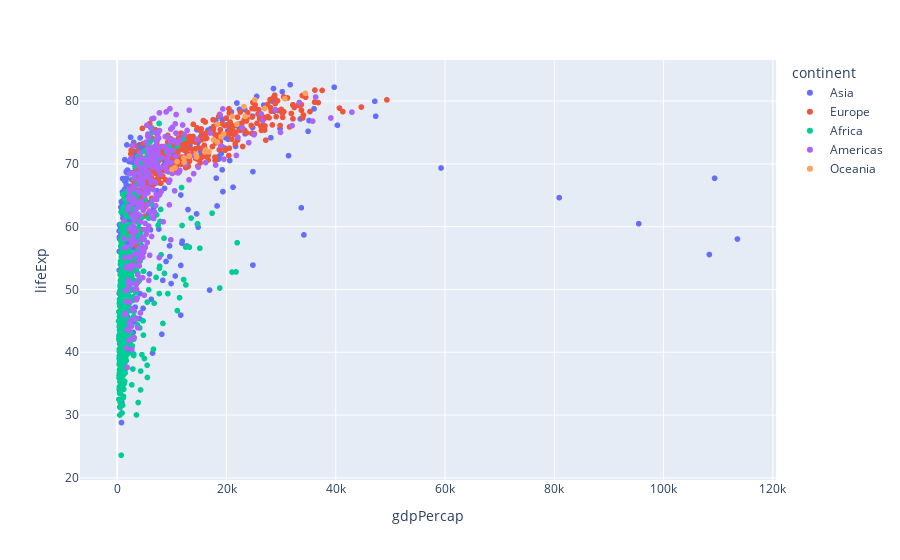

Notebook code cell kept with this figure:
### Code cell
px.scatter(df, x = 'gdpPercap', y = 'lifeExp', color = 'continent', hover_name = 'country')

### Figure 1 — Plotly figure (JSON) as saved in the notebook; plotly's stock layout.template omitted (floating-point values rounded to 4 significant figures; data arrays with more than 128 entries replaced by an {"elided": "..."} marker saying what was removed)
{"data": [{"hovertemplate": "<b>%{hovertext}</b><br><br>continent=Asia<br>gdpPercap=%{x}<br>lifeExp=%{y}<extra></extra>", "hovertext": {"elided": "396 str values"}, "legendgroup": "Asia", "marker": {"color": "#636efa", "symbol": "circle"}, "mode": "markers", "name": "Asia", "showlegend": true, "type": "scattergl", "x": {"elided": "396 float values"}, "xaxis": "x", "y": {"elided": "396 float values"}, "yaxis": "y"}, {"hovertemplate": "<b>%{hovertext}</b><br><br>continent=Europe<br>gdpPercap=%{x}<br>lifeExp=%{y}<extra></extra>", "hovertext": {"elided": "360 str values"}, "legendgroup": "Europe", "marker": {"color": "#EF553B", "symbol": "circle"}, "mode": "markers", "name": "Europe", "showlegend": true, "type": "scattergl", "x": {"elided": "360 float values"}, "xaxis": "x", "y": {"elided": "360 float values"}, "yaxis": "y"}, {"hovertemplate": "<b>%{hovertext}</b><br><br>continent=Africa<br>gdpPercap=%{x}<br>lifeExp=%{y}<extra></extra>", "hovertext": {"elided": "624 str values"}, "legendgroup": "Africa", "marker": {"color": "#00cc96", "symbol": "circle"}, "mode": "markers", "name": "Africa", "showlegend": true, "type": "scattergl", "x": {"elided": "624 float values"}, "xaxis": "x", "y": {"elided": "624 float values"}, "yaxis": "y"}, {"hovertemplate": "<b>%{hovertext}</b><br><br>continent=Americas<br>gdpPercap=%{x}<br>lifeExp=%{y}<extra></extra>", "hovertext": {"elided": "300 str values"}, "legendgroup": "Americas", "marker": {"color": "#ab63fa", "symbol": "circle"}, "mode": "markers", "name": "Americas", "showlegend": true, "type": "scattergl", "x": {"elided": "300 float values"}, "xaxis": "x", "y": {"elided": "300 float values"}, "yaxis": "y"}, {"hovertemplate": "<b>%{hovertext}</b><br><br>continent=Oceania<br>gdpPercap=%{x}<br>lifeExp=%{y}<extra></extra>", "hovertext": ["Australia", "Australia", "Australia", "Australia", "Australia", "Australia", "Australia", "Australia", "Australia", "Australia", "Australia", "Australia", "New Zealand", "New Zealand", "New Zealand", "New Zealand", "New Zealand", "New Zealand", "New Zealand", "New Zealand", "New Zealand", "New Zealand", "New Zealand", "New Zealand"], "legendgroup": "Oceania", "marker": {"color": "#FFA15A", "symbol": "circle"}, "mode": "markers", "name": "Oceania", "showlegend": true, "type": "scattergl", "x": [10040.0, 10950.0, 12220.0, 14530.0, 16790.0, 18330.0, 19480.0, 21890.0, 23420.0, 27000.0, 30690.0, 34440.0, 10560.0, 12250.0, 13180.0, 14460.0, 16050.0, 16230.0, 17630.0, 19010.0, 18360.0, 21050.0, 23190.0, 25190.0], "xaxis": "x", "y": [69.12, 70.33, 70.93, 71.1, 71.93, 73.49, 74.74, 76.32, 77.56, 78.83, 80.37, 81.23, 69.39, 70.26, 71.24, 71.52, 71.89, 72.22, 73.84, 74.32, 76.33, 77.55, 79.11, 80.2], "yaxis": "y"}], "layout": {"legend": {"title": {"text": "continent"}, "tracegroupgap": 0}, "margin": {"t": 60}, "xaxis": {"anchor": "y", "domain": [0, 1], "title": {"text": "gdpPercap"}}, "yaxis": {"anchor": "x", "domain": [0, 1], "title": {"text": "lifeExp"}}}}
